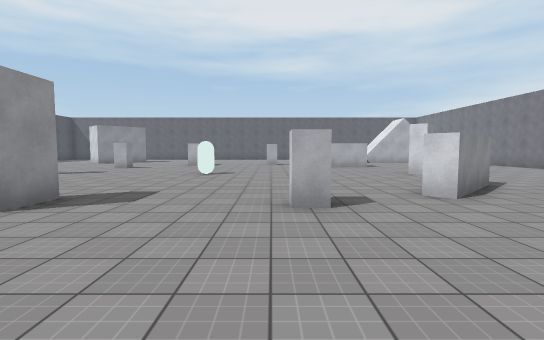
View 1 (above)

20 first-person views from a walk through a scene from a Unity 3-D project. The camera is 1.5 m above the floor, tilts 4° down and sees 85° across. The floor is counted in squares, 2 m on a side. Each view is taken from the middle of a square. On the plan, view 1 faces up. The plan holds only what a view shows up to about 10 squares ahead; the rest is blank. The place goes on beyond the plan. Surface patterns are stand-ins for the level's own textures.

View 2
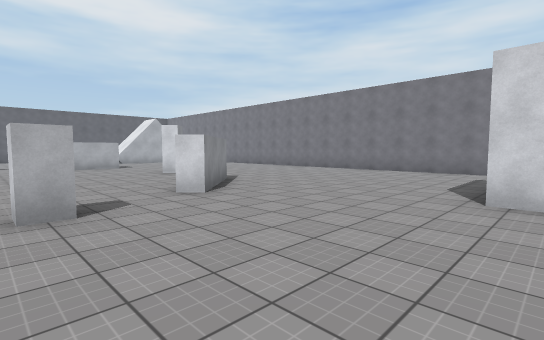

View 3
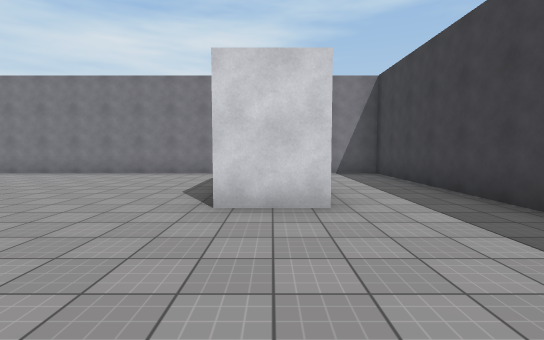

View 4
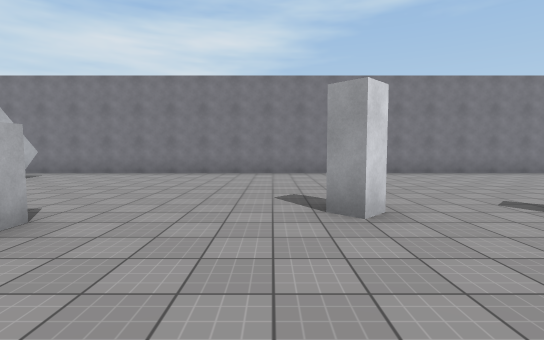

View 5
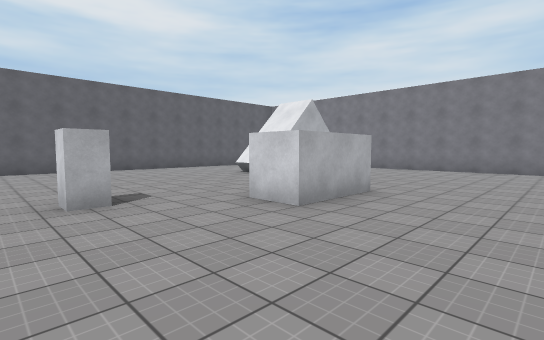

View 6
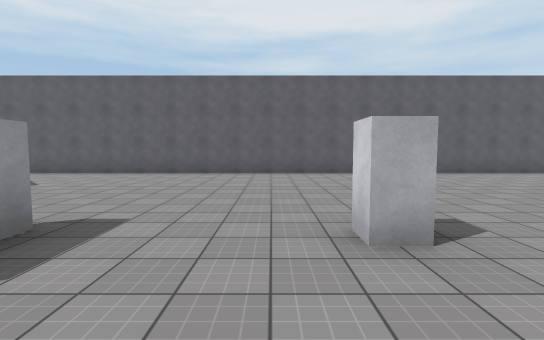

View 7
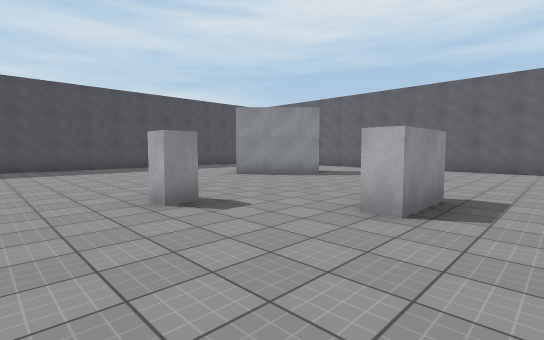

View 8
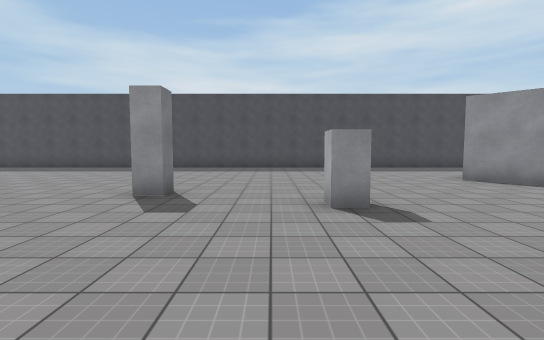

View 9
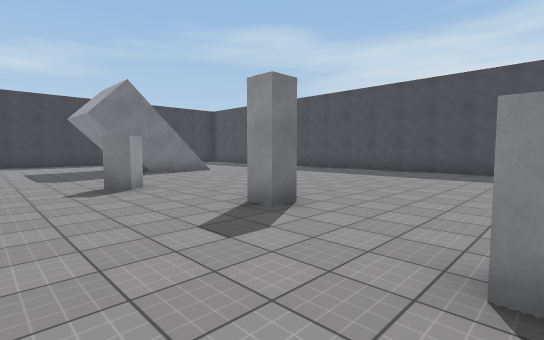

View 10
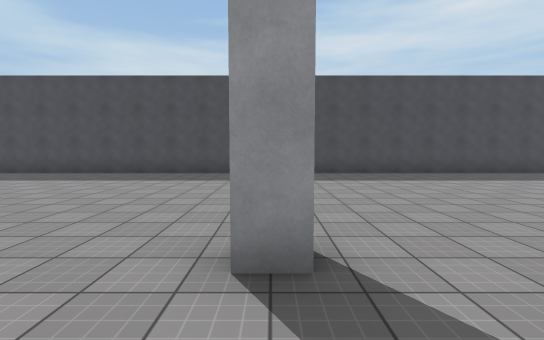

View 11
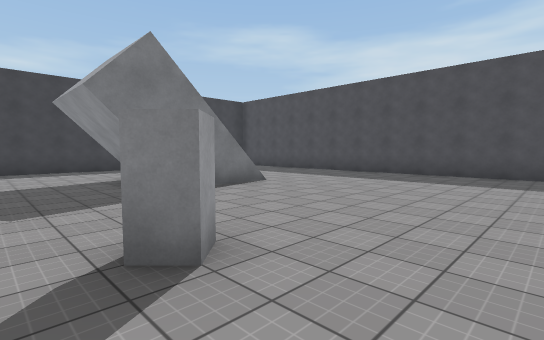

View 12
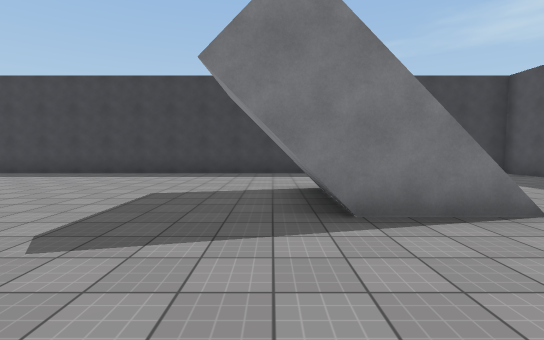

View 13
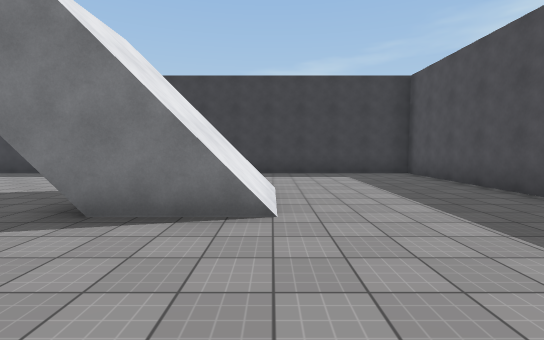

View 14
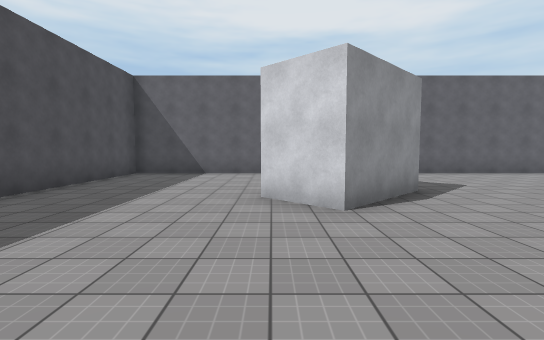

View 15
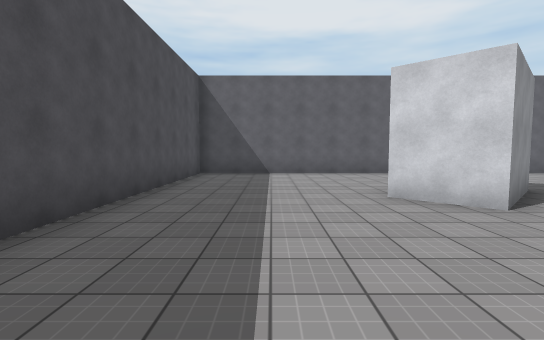

View 16
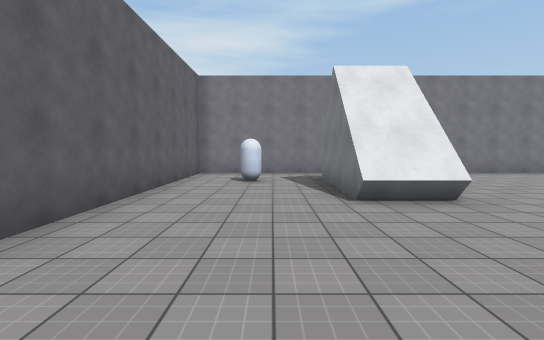

View 17
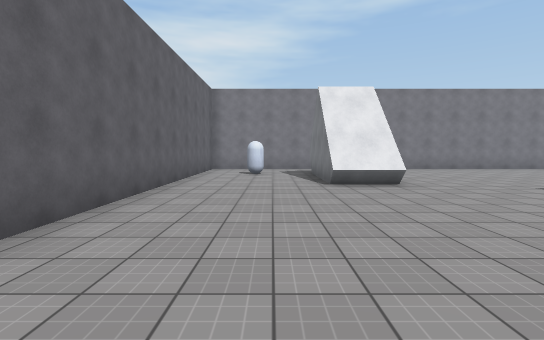

View 18
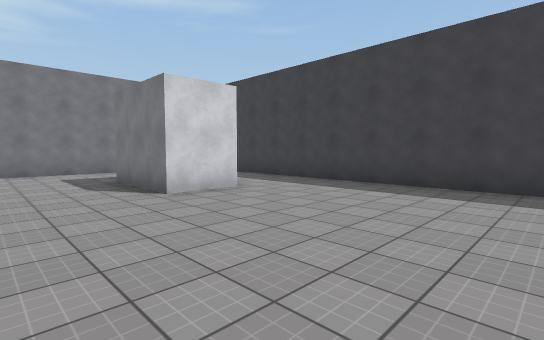

View 19
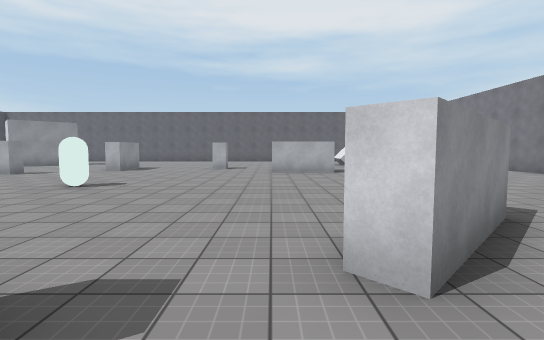

View 20
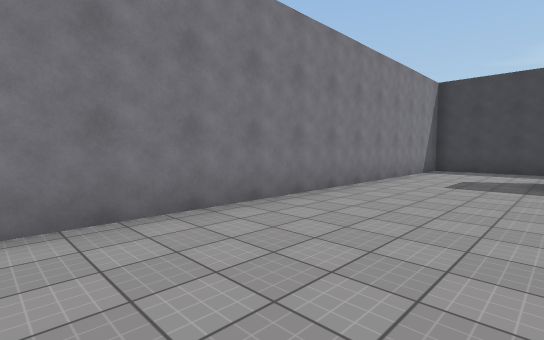

### Floor plan
Points are (right, up) in squares from view 1. A wall is a line through its corners. A room is listed if a view was taken in it or the views show most of it. See-through windows are left out.
Room 1 (views 1, 2, 3, 4, 5, 6, 7, 8, 9, 10, 11, 12, 13, 14, 15, 16, 17, 18, 19, 20)
walls: (-3.2, 4.5) (-3.2, 3.5); (-7.2, 9.3) (-6.8, 9.3) (-6.8, 8.8); (-3.2, 14.8) (-3.2, 13.3) (-3.8, 13.3); (4.5, 8.6) (4.1, 9) (4.5, 9.3); (4, 12.5) (2, 12.5) (2, 13.5); (4.6, 6.2) (2.8, 4.4) (2.4, 4.9); (-7.3, 17.4) (-9.1, 15.6) (-10.2, 16.7); (5, 17.7) (9, 17.7); (4.7, -0.9) (4.7, 0.7) (7.2, 0.7); (9, 16.2) (8.5, 16.2); (-14.2, 21.2) (-14.2, -3.3) (10.2, -3.3) (10.2, 21.2) (-14.2, 21.2)
objects: other object (-6, 6); other object (-6, 12); other object (-2, 9); other object (0, 15); other object (1, 4); other object (8, 20)

Where each view was taken, in squares from view 1:
view 1: 0 up, 0 right, facing up
view 2: 0 up, 0 right, facing up-right
view 3: 0 up, 1 right, facing right
view 4: 10 up, 1 right, facing right
view 5: 10 up, 1 left, facing up-right
view 6: 12 up, 1 left, facing up
view 7: 10 up, 2 left, facing up-left
view 8: 11 up, 2 left, facing left
view 9: 12 up, 4 left, facing down-left
view 10: 9 up, 5 left, facing left
view 11: 8 up, 5 left, facing down-left
view 12: 6 up, 7 left, facing down
view 13: 6 up, 10 left, facing down
view 14: 12 up, 10 left, facing up
view 15: 12 up, 12 left, facing up
view 16: 19 up, 1 right, facing right
view 17: 19 up, 1 left, facing right
view 18: 3 up, 0 right, facing down-right
view 19: 3 up, 2 right, facing up
view 20: 8 up, 7 right, facing down-right
